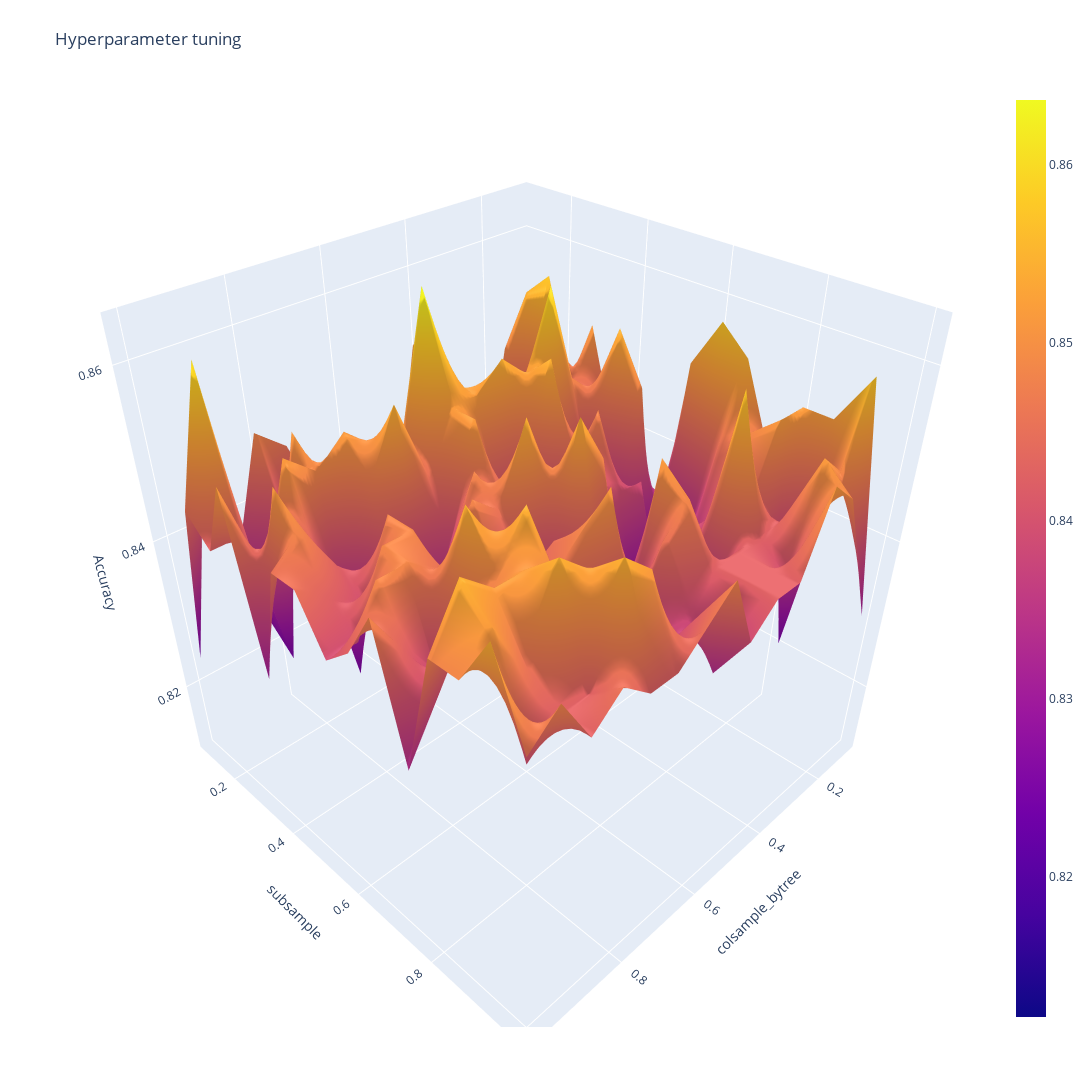

The notebook cell saved with this chart:
### Code cell
import plotly.graph_objects as go


fig = go.Figure(data= [go.Surface(z=z, y=y, x=x)], layout=layout )
fig.update_layout(title='Hyperparameter tuning',
                  scene = dict(
                    xaxis_title=feature_2,
                    yaxis_title=feature_1,
                    zaxis_title='Accuracy'),
                  autosize=False,
                  width=1200, height=1200,
                  margin=dict(l=65, r=50, b=65, t=90))
fig.show()

### Figure 1 — Plotly figure (JSON) as saved in the notebook; plotly's stock layout.template omitted (floating-point values rounded to 4 significant figures; data arrays with more than 128 entries replaced by an {"elided": "..."} marker saying what was removed)
{"data": [{"type": "surface", "x": [0.1, 0.1643, 0.2286, 0.2929, 0.3571, 0.4214, 0.4857, 0.55, 0.6143, 0.6786, 0.7429, 0.8071, 0.8714, 0.9357, 1], "y": [0.1, 0.1643, 0.2286, 0.2929, 0.3571, 0.4214, 0.4857, 0.55, 0.6143, 0.6786, 0.7429, 0.8071, 0.8714, 0.9357, 1], "z": {"elided": "15x15 float values"}}], "layout": {"autosize": false, "height": 1200, "margin": {"b": 65, "l": 65, "r": 50, "t": 90}, "scene": {"xaxis": {"title": {"text": "colsample_bytree"}}, "yaxis": {"title": {"text": "subsample"}}, "zaxis": {"title": {"text": "Accuracy"}}}, "title": {"text": "Hyperparameter tuning"}, "width": 1200, "xaxis": {"title": {"text": "colsample_bytree"}}, "yaxis": {"title": {"text": "subsample"}}}}
